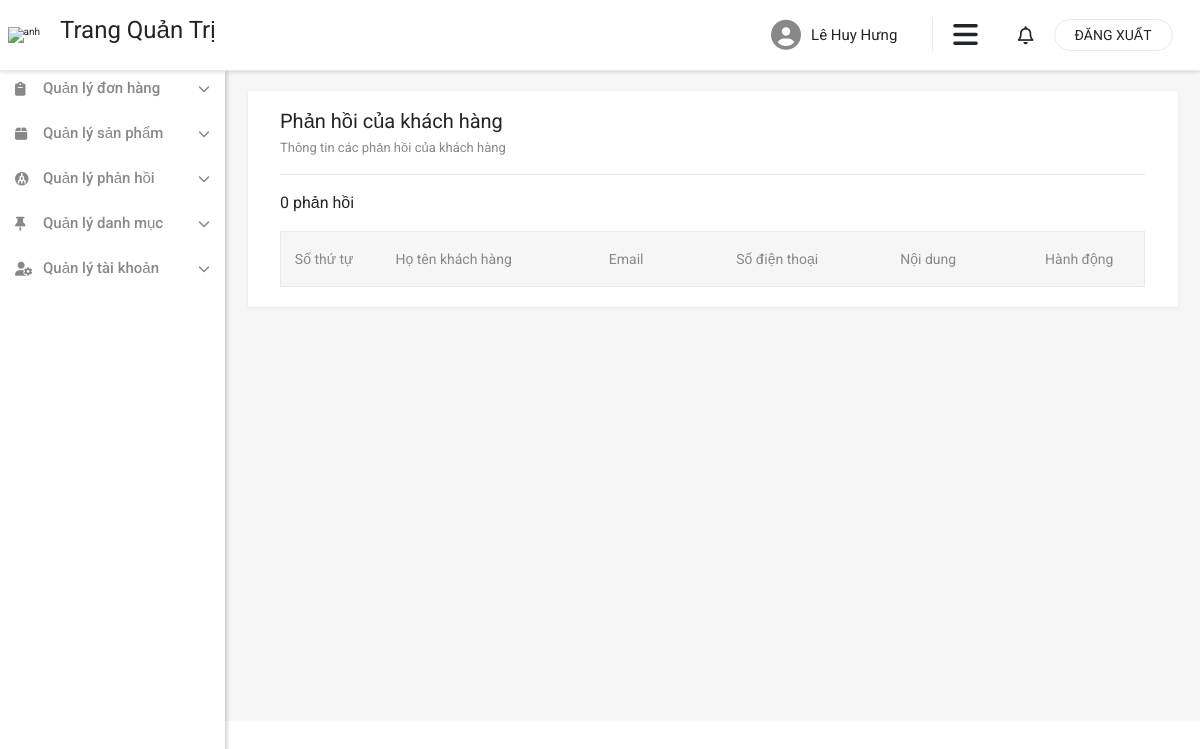
Before: /admin/feedback/index.php (signed in) with the older database file.
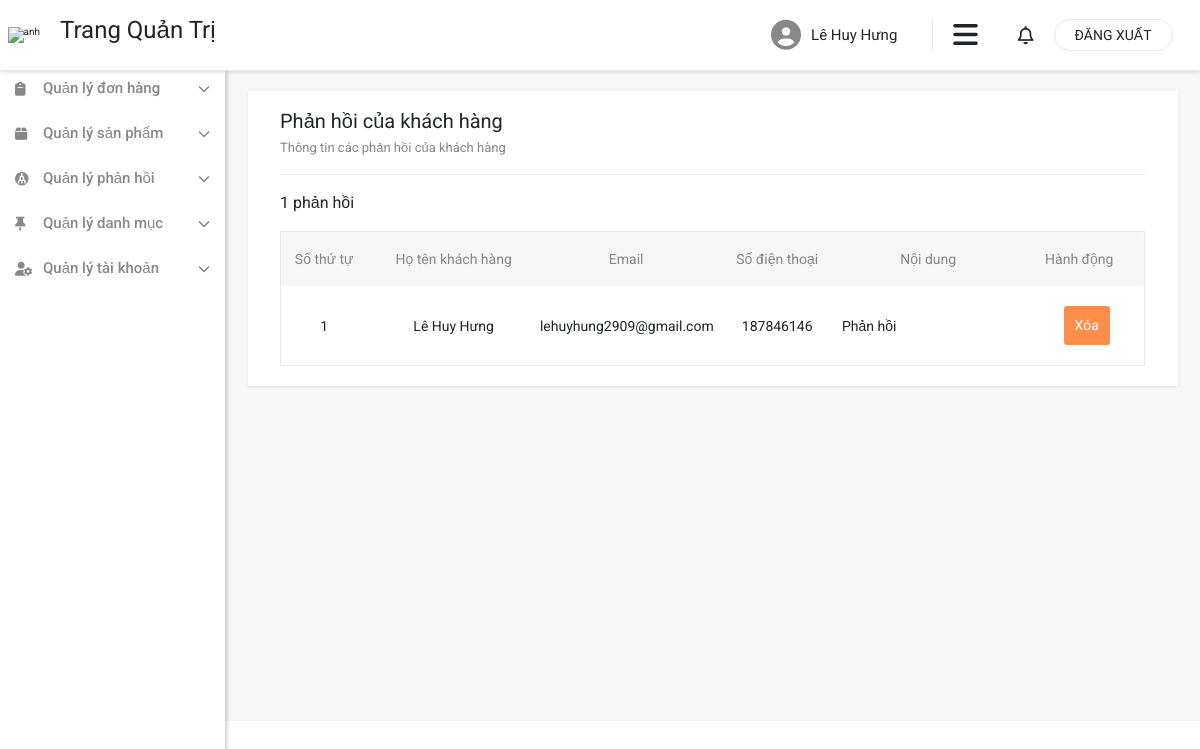
After: the same page with the newer database file.
### tables this page shows
CREATE TABLE `feedback` (
  `id` int(11) NOT NULL,
  `user_id` int(11) NOT NULL,
  `name` varchar(50) NOT NULL,
  `email` varchar(100) NOT NULL,
  `phone` int(20) NOT NULL,
  `feedback` text NOT NULL
);

### database/dbhelper.php (called while the page is built, shortened)
<?php
function executeResult($sql, $isSingle = false)
{
    $data = null;
    $cont = mysqli_connect(HOST, USERNAME, PASSWORD, DATABASE);
    mysqli_set_charset($cont, "utf8");
    $result = mysqli_query($cont, $sql);
    if ($isSingle) {
        $data = mysqli_fetch_array($result, 1);
    } else {
        $data = [];
        while (($row = mysqli_fetch_array($result, 1)) != null) {
            $data[] = $row;
        }
    }
    return $data;
}

### admin/feedback/index.php (the view, shortened to what the changed rows need)
<?php
require_once '../../database/dbhelper.php';
$user_id = "";
$sql = "";
if (empty($user_id)) {
    $sql = "SELECT * FROM feedback";
} else {
    $sql = "SELECT * FROM feedback WHERE user_id = $user_id";
}
$feedbacks = executeResult($sql);
?>
<!DOCTYPE html>
<html lang="en">
<head>
    <link href="https://cdn.jsdelivr.net/npm/bootstrap@5.1.3/dist/css/bootstrap.min.css" rel="stylesheet"
 />
    <link rel="stylesheet" href="https://cdnjs.cloudflare.com/ajax/libs/font-awesome/6.1.1/css/all.min.css"
 />
    <link rel="stylesheet" href="./../../dist/css/style.css" />
</head>
<?php
require_once './../inc/header.php';
?>
<div class="row">
    <div class="col admin__component">
        <div class="container">
            <div class="row">
                <div class="col category-list shadow-sm">
                    <div class="category-list__content">
                        <div class="category-list__content__header">
                            <h2>Phản hồi của khách hàng</h2>
                        </div>
                        <div class="category-list__content__body">
                            <div class="category-list__content__body__header">
                                <h3>
                                    <?=count($feedbacks)?> phản hồi
                                </h3>
                            </div>
                            <div class="category-list__content__body__list">
                                <?php
$index = 1;
foreach ($feedbacks as $row) {
    echo '<div class="category-list__content__body__list__item">
                                <div class="category-list__content__body__list__item__index">
                                    <p>' . $index++ . '</p>
                                </div>
                                <div class="category-list__content__body__list__item__id">
                                    <p>' . $row['name'] . '</p>
                                </div>
                                <div class="category-list__content__body__list__item__name">
                                    <p>' . $row['email'] . '</p>
                                </div>
                                <div class="category-list__content__body__list__item__create">
                                    <p>
                                        ' . $row['phone'] . '
                                    </p>
                                </div>
                                <div class="category-list__content__body__list__item__update" style="flex: 0 0 20%; max-width: 20%; text-align: left;">
                                    <p>
                                        ' . $row['feedback'] . '
                                    </p>
                                </div>
                                <div class="category-list__content__body__list__item__update text-center" style="flex: 0 0 15%; max-width: 15%; text-align: left;">
                                    <a href="./delete_feedback_process.php/?id=' . $row['id'] . '"  class="delete">
                                        <button class="btn btn-secondary list__action__btn shadow-none ml-0">
                                            Xóa
                                        </button>
                                    </a>
                                </div>
            </div>';
}
?>
                            </div>
                        </div>
                    </div>
                </div>
            </div>
        </div>
    </div>
</div>
</div>
</div>
</div>
</body>
</html>

Changed rows visible on the page:
added feedback: name "Lê Huy Hưng", email "lehuyhung2909@gmail.com", phone "187846146", feedback "Phản hồi"
Other visible differences:
count($feedbacks): "0" → "1"
